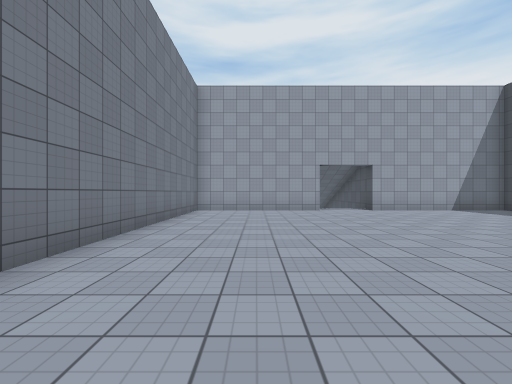
[1] (above)

18 first-person views from a walk through a Unity game level. The camera is 1.4 m above the floor, looks level and sees 90° across. The floor is counted in squares, 2 m on a side. Each view is taken from the middle of a square. On the plan, view 1 faces up. The plan holds only what a view shows up to about 9 squares ahead; the rest is blank. The place goes on beyond the plan. The player character is not drawn. Surface patterns are stand-ins for the level's own textures.

[2]
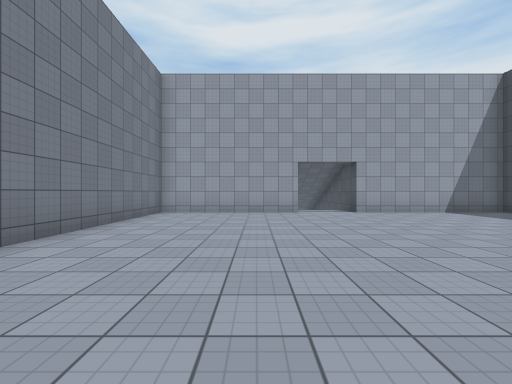

[3]
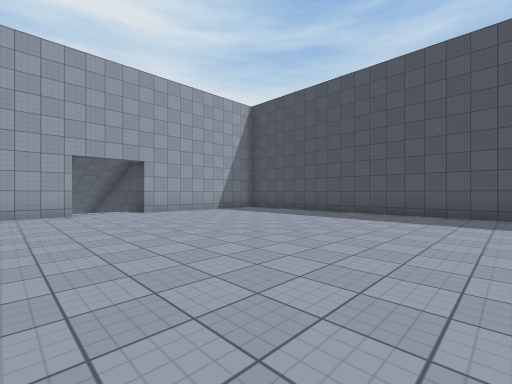

[4]
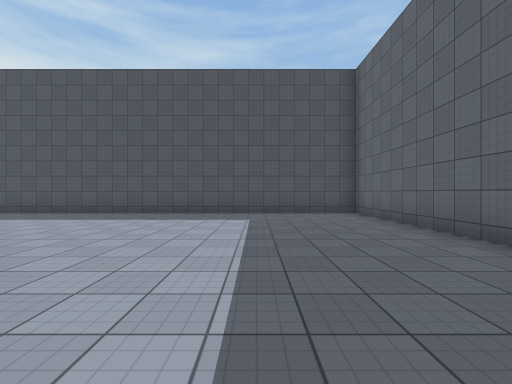

[5]
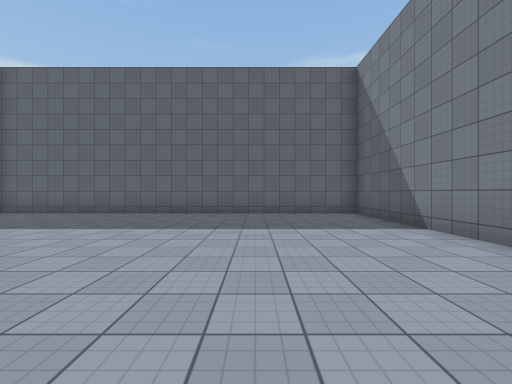

[6]
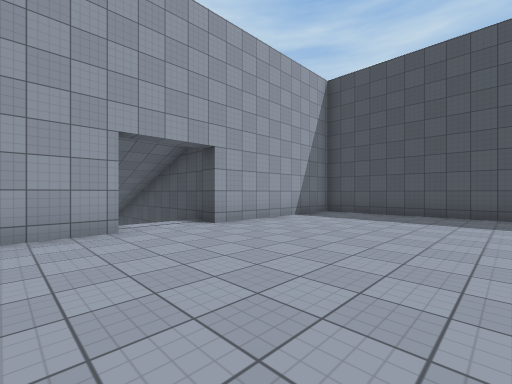

[7]
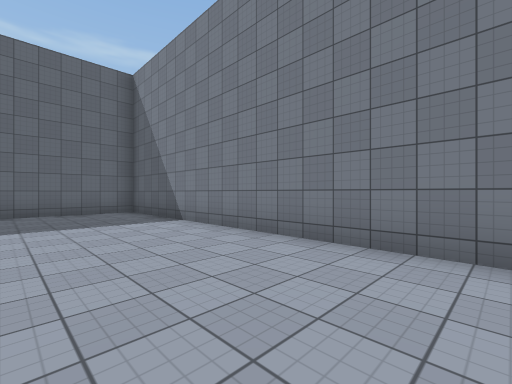

[8]
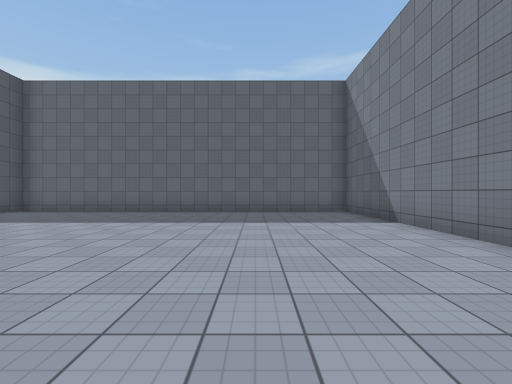

[9]
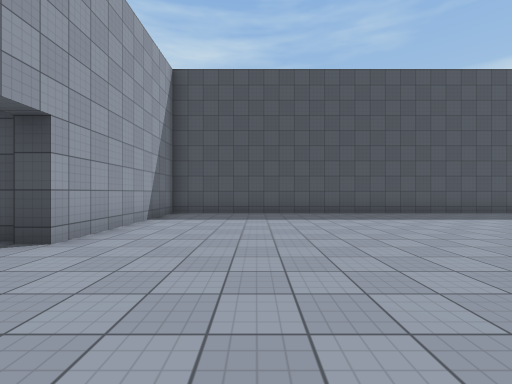

[10]
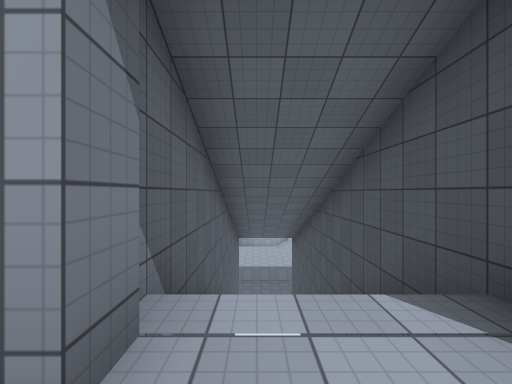

[11]
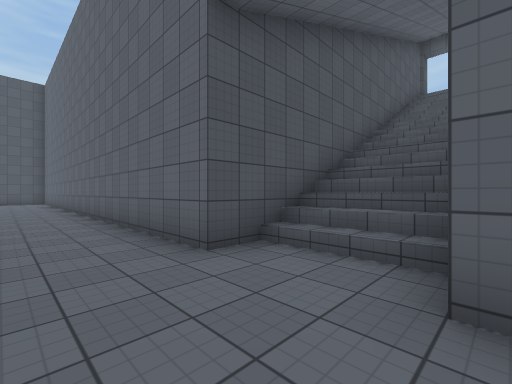

[12]
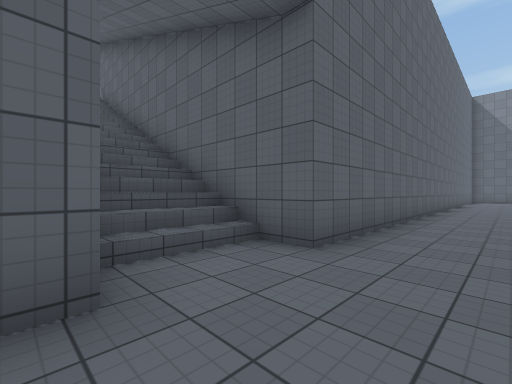

[13]
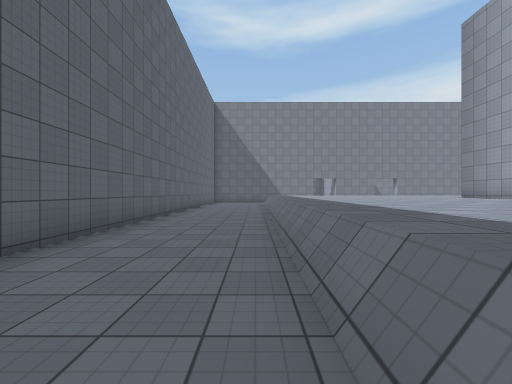

[14]
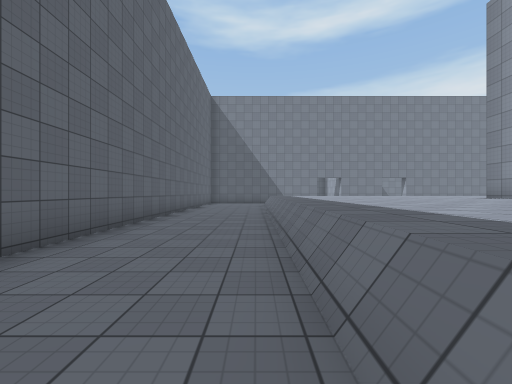

[15]
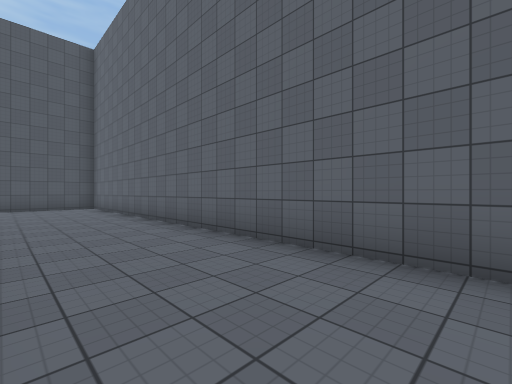

[16]
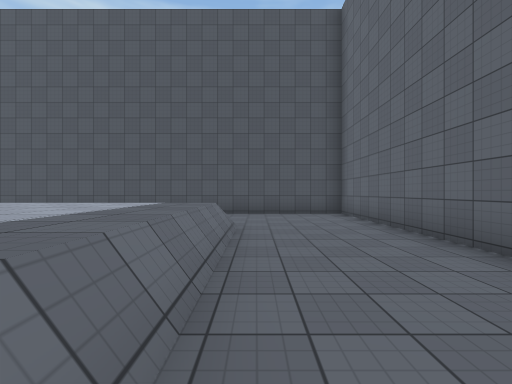

[17]
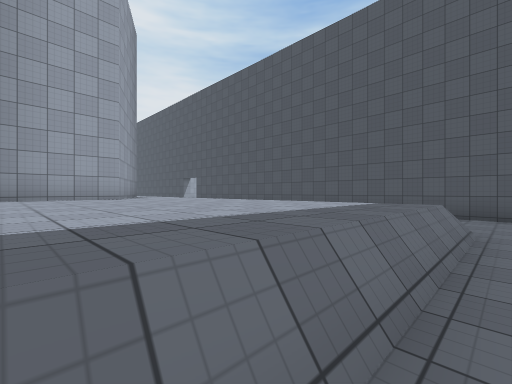

[18]
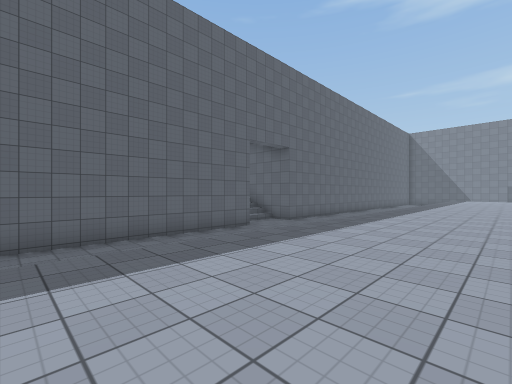

### Floor plan
Key: @ floor where view 1 was taken; # wall or solid block; . main floor; - floor 7.75 m lower than the main floor; _ floor 8.75 m lower than the main floor; / step, stairs or slope.
Columns run from 9 left of view 1 to 21 right of it. Each row starts with its distance up from view 1.
 27  ------ ------------------/   #
 26  -------------------------/   #
 25  -------------------------/   #
 24  -------------------------/___#
 23 ___________      _____________#
 22 ______________________________#
 21 ______________________________#
 20 ############__#################
 19            #//#
 18            #//#
 17            #//#
 16            #//#
 15            #//#
 14            #//#
 13            #//#
 12            # /#
 11            #//#
 10       ######..######
  9       #............#
  8       #............#
  7       #............#
  6       #............#
  5       #............#
  4       #............#
  3       #............#
  2       #............#
  1       #............#
  0       #..@.........#
 -1       #............#
 -2       #............#
 -3       #............#
 -4       #............#
 -5       ##############

Positions as (right, up) in squares from view 1, and headings:
1: (0, 0), facing up
2: (1, 1), facing up
3: (1, 1), facing up-right
4: (1, -1), facing right
5: (1, 4), facing down
6: (1, 5), facing up-right
7: (1, 5), facing down-left
8: (1, 5), facing down
9: (1, 7), facing right
10: (3, 9), facing up
11: (2, 22), facing down-right
12: (5, 22), facing down-left
13: (1, 23), facing left
14: (0, 23), facing left
15: (8, 23), facing down-right
16: (12, 23), facing right
17: (12, 23), facing up-right
18: (11, 27), facing down-left
